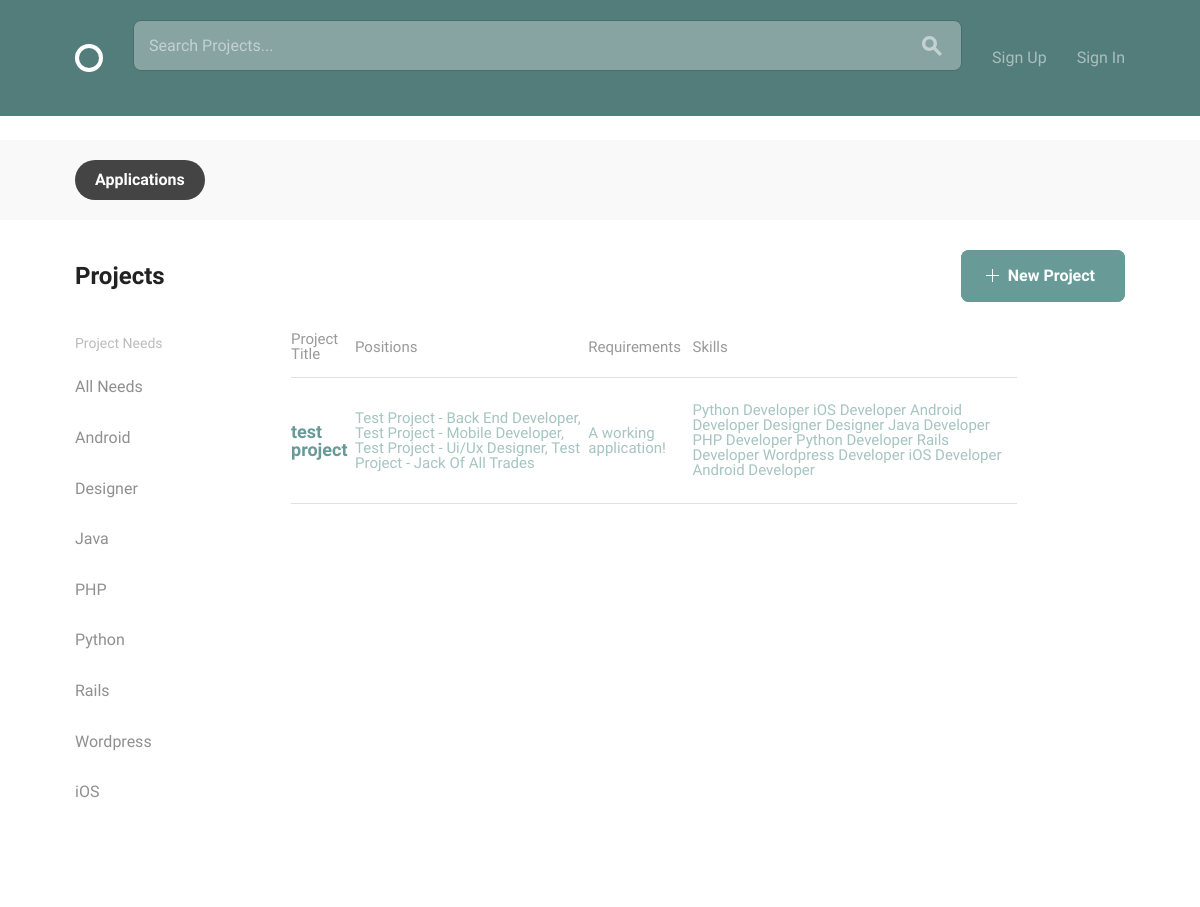
The page / on the database its author committed.
### projects/models.py (models this page shows, shortened)
class Project(models.Model):
    owner = models.ForeignKey(settings.AUTH_USER_MODEL)
    created_at = models.DateTimeField(auto_now_add=True)
    title = models.CharField(max_length=255)
    description = models.TextField()
    requirements = models.TextField(default='')
    timeline = models.CharField(max_length=255, blank=True)
    complete = models.BooleanField(default=False)
    @property
    def open_positions(self):
        return self.positions.exclude(filled=True)

class Position(models.Model):
    project = models.ForeignKey(Project, default='', related_name='positions')
    name = models.CharField(max_length=140)
    description = models.TextField()
    skills = models.ManyToManyField(Skill, default='')
    filled = models.BooleanField(default=False)
    def __str__(self):
        return '{} - {}'.format(self.project.title.title(), self.name.title())

class Skill(models.Model):
    ANDROID = 1
    DESIGNER = 2
    JAVA = 3
    PHP = 4
    PYTHON = 5
    RAILS = 6
    WORDPRESS = 7
    IOS = 8
    SKILL_CHOICES = (
        (str(ANDROID), 'Android Developer'),
        (str(DESIGNER), 'Designer'),
        (str(JAVA), 'Java Developer'),
        (str(PHP), 'PHP Developer'),
        (str(PYTHON), 'Python Developer'),
        (str(RAILS), 'Rails Developer'),
        (str(WORDPRESS), 'Wordpress Developer'),
        (str(IOS), 'iOS Developer')
    )
    name = models.CharField(max_length=140, choices=SKILL_CHOICES, default='unknown')
    def __str__(self):
        return self.get_name_display()

### team_builder_project_12/views.py (the view)
# urls.py: url(r"^$", views.HomeView.as_view(), name="home"),
class HomeView(generic.ListView):
    model = Project
    projects = Project.objects.all()
    template_name = 'index.html'
    context_object_name = 'project'
    def get_queryset(self):
        queryset = super().get_queryset()
        search_term = self.request.GET.get('q')
        if search_term:
            queryset = queryset.filter(
                Q(title__icontains=search_term) |
                Q(description__icontains=search_term) |
                Q(requirements__icontains=search_term)
            )
        return queryset

### projects/templatetags/project_extras.py (called while the page is built)
@register.inclusion_tag('need_nav.html')
def nav_need_func():
    needs = ['All Needs','Android', 'Designer', 'Java ','PHP','Python',
             'Rails','Wordpress', 'iOS']
    return {'needs': needs}

### templates/index.html (shortened to what this page needs)
{% extends "layout.html" %}
{% load static from staticfiles %}
{% load project_extras %}
{% block body_content %}
          <div class="bounds circle--page">
    <div class="circle--page--header circle--fluid">
      <div class="circle--fluid--cell circle--fluid--primary">
        <h2>Projects</h2>
      </div>
      <div class="circle--fluid--cell circle--fluid--secondary">
        <a class="button button-primary icon-on-left" href="{% url 'projects:add_project' %}">
          <svg version="1.1" xmlns="http://www.w3.org/2000/svg" xmlns:xlink="http://www.w3.org/1999/xlink" x="0px" y="0px" viewBox="0 0 13 13" style="enable-background:new 0 0 13 13;" xml:space="preserve" class="add">
            <polygon points="7,6 7,0 6,0 6,6 0,6 0,7 6,7 6,13 7,13 7,7 13,7 13,6 "/>
          </svg>
          New Project
        </a>
      </div>
    </div>
    <div class="grid-25">
      <div class="circle--filter circle--secondary--module">
        <h4>Project Needs</h4>
          {% nav_need_func %}
      </div>
    </div>
    <div class="grid-70 grid-pull-5">
      <table class="u-full-width circle--table">
        <thead>
          <tr>
            <th>Project Title</th>
              <th class="circle--cell--right">Positions</th>
              <th class="circle--cell--right">Requirements</th>
              <th class="circle--cell--right">Skills</th>
          </tr>
        </thead>
        <tbody>
        {% if project %}
        {% for project in project %}
            <tr class="clickable-row" data-href="{% url 'projects:project_detail' pk=project.id %}">
            <td>
            <h3>{{project.title}}</h3>
            </td>
                 {% if project.open_positions %}
                     <td class="circle--cell--right">
                      {{ project.open_positions|join:", " }}
                      {% else %}
                     No open positions
                      {% endif %}
                    </td>
                    <td>
                        {{ project.requirements }}
                    </td>
                    <td>
                        {% for position in project.positions.all %}
                            {% for skill in position.skills.all %}
                                {{ skill }}
                            {% endfor %}
                            {% endfor %}
                    </td>
            </tr>
        {% endfor %}
        {% endif %}
        </tbody>
      </table>
    </div>
  </div>
{% endblock %}

### rows shown on the page
Project: title "test project", open_positions "Test Project - Back End Developer, Test Project - Mobile Developer, Test Project - Ui/Ux Designer, Test Project - Jack Of All Trades", requirements "A working application!"
Skill: name "Python Developer"
Skill: name "iOS Developer"
Skill: name "Android Developer"
Skill: name "Designer"
Skill: name "Java Developer"
Skill: name "PHP Developer"
Skill: name "Rails Developer"
Skill: name "Wordpress Developer"

### other values the page prints
{{ need }} "All Needs" "Android" "Designer" "Java" "PHP" "Python" "Rails" "Wordpress" "iOS"
